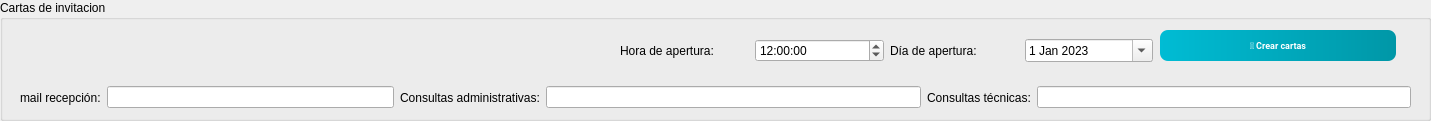
     <widget class="QGroupBox" name="groupBox_9">
      <property name="geometry">
       <rect>
        <x>60</x>
        <y>30</y>
        <width>1431</width>
        <height>121</height>
       </rect>
      </property>
      <property name="title">
       <string>Cartas de invitacion</string>
      </property>
      <property name="setFixedSize" stdset="0">
       <size>
        <width>1431</width>
        <height>146</height>
       </size>
      </property>
      <widget class="QPushButton" name="Generar_Cartas_inv">
       <property name="geometry">
        <rect>
         <x>1160</x>
         <y>30</y>
         <width>236</width>
         <height>31</height>
        </rect>
       </property>
       <property name="font">
        <font>
         <family>Segoe UI,Arial,Calibri,Roboto,sans-serif</family>
         <pointsize>7</pointsize>
         <weight>75</weight>
         <bold>true</bold>
        </font>
       </property>
       <property name="styleSheet">
        <string notr="true">QPushButton {
    background: qlineargradient(x1:0,y1:0,x2:1,y2:0, stop:0 #00BCD4, stop:1 #0097A7);
    color: #ffffff;
    border: none;
    border-radius: 8px;
    padding: 6px 12px;
    font-weight: 600;
}
QPushButton:hover {
    background: qlineargradient(x1:0,y1:0,x2:1,y2:0, stop:0 #26C6DA, stop:1 #00BCD4);
}
QPushButton:pressed {
    background: #006064;
}</string>
       </property>
       <property name="text">
        <string>📧 Crear cartas</string>
       </property>
       <property name="setFixedSize" stdset="0">
        <size>
         <width>236</width>
         <height>46</height>
        </size>
       </property>
      </widget>
      <widget class="QWidget" name="layoutWidget">
       <property name="geometry">
        <rect>
         <x>20</x>
         <y>80</y>
         <width>1391</width>
         <height>35</height>
        </rect>
       </property>
       <layout class="QHBoxLayout" name="horizontalLayout_15">
        <item>
         <layout class="QHBoxLayout" name="horizontalLayout_16">
          <item>
           <widget class="QLabel" name="Lb22">
            <property name="text">
             <string>mail recepción:</string>
            </property>
           </widget>
          </item>
          <item>
           <widget class="QLineEdit" name="mailDeRecepcion"/>
          </item>
         </layout>
        </item>
        <item>
         <widget class="QLabel" name="Lb20">
          <property name="text">
           <string>Consultas administrativas:</string>
          </property>
         </widget>
        </item>
        <item>
         <widget class="QLineEdit" name="consultasAdministrativas"/>
        </item>
        <item>
         <widget class="QLabel" name="Lb21">
          <property name="text">
           <string>Consultas técnicas:</string>
          </property>
         </widget>
        </item>
        <item>
         <widget class="QLineEdit" name="consultasTecnicas"/>
        </item>
       </layout>
      </widget>
      <widget class="QWidget" name="layoutWidget">
       <property name="geometry">
        <rect>
         <x>620</x>
         <y>30</y>
         <width>533</width>
         <height>41</height>
        </rect>
       </property>
       <layout class="QHBoxLayout" name="horizontalLayout_38">
        <item>
         <layout class="QHBoxLayout" name="horizontalLayout_17">
          <item>
           <widget class="QLabel" name="label_8">
            <property name="text">
             <string>Hora de apertura:</string>
            </property>
           </widget>
          </item>
          <item>
           <widget class="QTimeEdit" name="horaDeApertura">
            <property name="dateTime">
             <datetime>
              <hour>12</hour>
              <minute>0</minute>
              <second>0</second>
              <year>2000</year>
              <month>1</month>
              <day>1</day>
             </datetime>
            </property>
           </widget>
          </item>
         </layout>
        </item>
        <item>
         <layout class="QHBoxLayout" name="horizontalLayout_18">
          <item>
           <widget class="QLabel" name="label_10">
            <property name="text">
             <string>Día de apertura:</string>
            </property>
           </widget>
          </item>
          <item>
           <widget class="QDateEdit" name="diaDeApertura">
            <property name="dateTime">
             <datetime>
              <hour>0</hour>
              <minute>0</minute>
              <second>0</second>
              <year>2023</year>
              <month>1</month>
              <day>1</day>
             </datetime>
            </property>
            <property name="calendarPopup">
             <bool>true</bool>
            </property>
           </widget>
          </item>
         </layout>
        </item>
       </layout>
      </widget>
     </widget>
